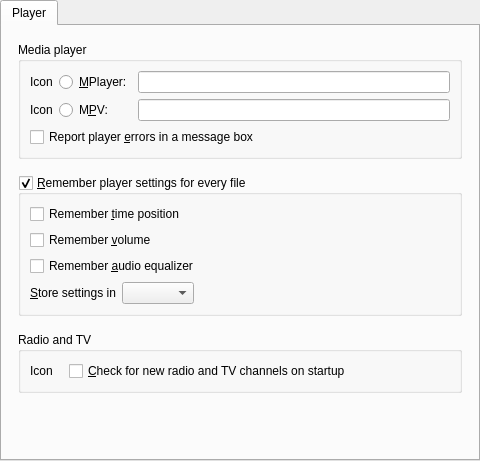
<?xml version="1.0" encoding="UTF-8"?>
<ui version="4.0">
 <class>Gui::Pref::TPlayer</class>
 <widget class="QWidget" name="Gui::Pref::TPlayer">
  <property name="geometry">
   <rect>
    <x>0</x>
    <y>0</y>
    <width>480</width>
    <height>460</height>
   </rect>
  </property>
  <layout class="QVBoxLayout">
   <property name="spacing">
    <number>0</number>
   </property>
   <property name="margin">
    <number>0</number>
   </property>
   <item>
    <widget class="QTabWidget" name="player_tab_widget">
     <property name="currentIndex">
      <number>0</number>
     </property>
     <widget class="QWidget" name="player_tab">
      <attribute name="title">
       <string>Player</string>
      </attribute>
      <layout class="QVBoxLayout" name="verticalLayout_2">
       <property name="spacing">
        <number>16</number>
       </property>
       <property name="margin">
        <number>16</number>
       </property>
       <item>
        <widget class="QGroupBox" name="player_group">
         <property name="title">
          <string>Media player</string>
         </property>
         <property name="flat">
          <bool>true</bool>
         </property>
         <layout class="QVBoxLayout" name="verticalLayout">
          <item>
           <layout class="QGridLayout" name="player_gridlayout">
            <item row="0" column="0">
             <widget class="QLabel" name="mplayer_icon_label">
              <property name="text">
               <string>Icon</string>
              </property>
             </widget>
            </item>
            <item row="0" column="3">
             <widget class="Gui::TFileChooser" name="mplayer_edit"/>
            </item>
            <item row="0" column="2">
             <widget class="QRadioButton" name="mplayer_radio">
              <property name="text">
               <string>&amp;MPlayer:</string>
              </property>
             </widget>
            </item>
            <item row="1" column="0">
             <widget class="QLabel" name="mpv_icon_label">
              <property name="text">
               <string>Icon</string>
              </property>
             </widget>
            </item>
            <item row="1" column="2">
             <widget class="QRadioButton" name="mpv_radio">
              <property name="text">
               <string>M&amp;PV:</string>
              </property>
             </widget>
            </item>
            <item row="1" column="3">
             <widget class="Gui::TFileChooser" name="mpv_edit"/>
            </item>
           </layout>
          </item>
          <item>
           <widget class="QCheckBox" name="report_player_crashes_check">
            <property name="text">
             <string>Report player &amp;errors in a message box</string>
            </property>
           </widget>
          </item>
         </layout>
        </widget>
       </item>
       <item>
        <widget class="QGroupBox" name="settings_group">
         <property name="enabled">
          <bool>true</bool>
         </property>
         <property name="title">
          <string>&amp;Remember player settings for every file</string>
         </property>
         <property name="flat">
          <bool>true</bool>
         </property>
         <property name="checkable">
          <bool>true</bool>
         </property>
         <layout class="QVBoxLayout">
          <item>
           <widget class="QCheckBox" name="remember_time_check">
            <property name="sizePolicy">
             <sizepolicy hsizetype="MinimumExpanding" vsizetype="Fixed">
              <horstretch>0</horstretch>
              <verstretch>0</verstretch>
             </sizepolicy>
            </property>
            <property name="text">
             <string>Remember &amp;time position</string>
            </property>
           </widget>
          </item>
          <item>
           <widget class="QCheckBox" name="remember_volume_check">
            <property name="text">
             <string>Remember &amp;volume</string>
            </property>
           </widget>
          </item>
          <item>
           <widget class="QCheckBox" name="remember_audio_eq_check">
            <property name="text">
             <string>Remember &amp;audio equalizer</string>
            </property>
           </widget>
          </item>
          <item>
           <layout class="QHBoxLayout">
            <item>
             <widget class="QLabel" name="filesettings_method_label">
              <property name="text">
               <string>&amp;Store settings in</string>
              </property>
              <property name="buddy">
               <cstring>filesettings_method_combo</cstring>
              </property>
             </widget>
            </item>
            <item>
             <widget class="QComboBox" name="filesettings_method_combo"/>
            </item>
            <item>
             <spacer>
              <property name="orientation">
               <enum>Qt::Horizontal</enum>
              </property>
              <property name="sizeHint" stdset="0">
               <size>
                <width>40</width>
                <height>20</height>
               </size>
              </property>
             </spacer>
            </item>
           </layout>
          </item>
         </layout>
        </widget>
       </item>
       <item>
        <widget class="QGroupBox" name="radio_tv_group">
         <property name="title">
          <string>Radio and TV</string>
         </property>
         <property name="flat">
          <bool>true</bool>
         </property>
         <layout class="QHBoxLayout" name="horizontalLayout">
          <property name="spacing">
           <number>16</number>
          </property>
          <item>
           <widget class="QLabel" name="radio_tv_icon_label">
            <property name="text">
             <string>Icon</string>
            </property>
           </widget>
          </item>
          <item>
           <widget class="QCheckBox" name="radio_tv_rescan_check">
            <property name="text">
             <string>&amp;Check for new radio and TV channels on startup</string>
            </property>
           </widget>
          </item>
          <item>
           <spacer name="horizontalSpacer">
            <property name="orientation">
             <enum>Qt::Horizontal</enum>
            </property>
            <property name="sizeHint" stdset="0">
             <size>
              <width>40</width>
              <height>20</height>
             </size>
            </property>
           </spacer>
          </item>
         </layout>
        </widget>
       </item>
       <item>
        <widget class="QWidget" name="widget" native="true">
         <property name="minimumSize">
          <size>
           <width>0</width>
           <height>32</height>
          </size>
         </property>
        </widget>
       </item>
       <item>
        <spacer>
         <property name="orientation">
          <enum>Qt::Vertical</enum>
         </property>
         <property name="sizeType">
          <enum>QSizePolicy::Expanding</enum>
         </property>
         <property name="sizeHint" stdset="0">
          <size>
           <width>20</width>
           <height>40</height>
          </size>
         </property>
        </spacer>
       </item>
      </layout>
     </widget>
    </widget>
   </item>
  </layout>
 </widget>
 <customwidgets>
  <customwidget>
   <class>Gui::TFileChooser</class>
   <extends>QLineEdit</extends>
   <header>gui/filechooser.h</header>
  </customwidget>
 </customwidgets>
 <tabstops>
  <tabstop>player_tab_widget</tabstop>
  <tabstop>mplayer_radio</tabstop>
  <tabstop>mplayer_edit</tabstop>
  <tabstop>mpv_radio</tabstop>
  <tabstop>mpv_edit</tabstop>
  <tabstop>report_player_crashes_check</tabstop>
  <tabstop>settings_group</tabstop>
  <tabstop>remember_time_check</tabstop>
  <tabstop>remember_volume_check</tabstop>
  <tabstop>remember_audio_eq_check</tabstop>
  <tabstop>filesettings_method_combo</tabstop>
  <tabstop>radio_tv_rescan_check</tabstop>
 </tabstops>
 <resources/>
 <connections/>
</ui>
